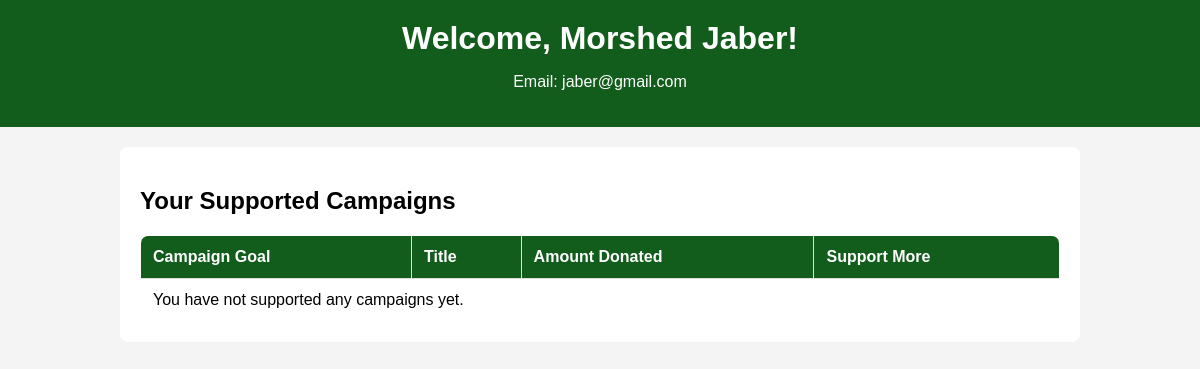
/dashboard.php (signed in), run on the app's committed database.
### tables this page shows
CREATE TABLE `users` (
  `id` int(11) NOT NULL,
  `first_name` varchar(50) NOT NULL,
  `last_name` varchar(50) NOT NULL,
  `email` varchar(100) NOT NULL,
  `password` varchar(255) NOT NULL,
  `user_type` varchar(20) DEFAULT 'user',
  `user_status` varchar(20) DEFAULT 'inactive',
  `created_at` timestamp NOT NULL DEFAULT current_timestamp()
);

### dashboard.php (the view, shortened to what this page needs)
<?php
require 'config.php';
$user_id = $_SESSION['user_id'];
$sql_user = "SELECT first_name, last_name, email FROM users WHERE id = ?";
$stmt_user = $conn->prepare($sql_user);
$stmt_user->bind_param("i", $user_id);
$stmt_user->execute();
$user_result = $stmt_user->get_result();
$user_info = $user_result->fetch_assoc();
$sql_support = "
    SELECT campaigns.id AS campaign_id, campaigns.goal, support.amount, campaigns.title
    FROM support
    JOIN campaigns ON support.campaign_id = campaigns.id
    WHERE support.user_id = ?
";
$stmt_support = $conn->prepare($sql_support);
$stmt_support->bind_param("i", $user_id);
$stmt_support->execute();
$support_result = $stmt_support->get_result();
?>
<!DOCTYPE html>
<html lang="en">
<head>
    <link rel="stylesheet" href="dashboard.css">
</head>
<body>
    <div class="header">
        <h1>Welcome, <?php echo $user_info['first_name'] . ' ' . $user_info['last_name']; ?>!</h1>
        <p>Email: <?php echo $user_info['email']; ?></p>
    </div>
    <div class="container">
        <div class="user-info">
            <h2>Your Supported Campaigns</h2>
            <table>
                <thead>
                    <tr>
                        <th>Campaign Goal</th>
                        <th>Title</th>
                        <th>Amount Donated</th>
                        <th>Support More</th>
                    </tr>
                </thead>
                <tbody>
                    <?php
                    if ($support_result->num_rows > 0) {
                        while ($row = $support_result->fetch_assoc()) {
                            echo "<tr>";
                            echo "<td>" . htmlspecialchars($row['goal']) . "</td>";
                            echo "<td>" . htmlspecialchars($row['title']) . "</td>";
                            echo "<td>$" . htmlspecialchars($row['amount']) . "</td>";
                            echo "<td><button class='support-button'><a href='support.php?campaign_id=" . $row['campaign_id'] . "'>Support More</a></button></td>";
                            echo "</tr>";
                        }
                    } else {
                        echo "<tr><td colspan='4'>You have not supported any campaigns yet.</td></tr>";
                    }
                    ?>
                </tbody>
            </table>
        </div>
    </div>
</body>
</html>

### dashboard.css (style rules this page uses)
body { font-family: Arial, sans-serif; background-color: #f4f4f4; margin: 0; padding: 0; }
.header { background-color: #125d1c; color: white; padding: 20px; text-align: center; }
.header h1 { margin: 0; }
.container { width: 80%; margin: 20px auto; }
.user-info { background-color: white; padding: 20px; border-radius: 8px; margin-bottom: 20px; }
.user-info h2 { margin-bottom: 10px; }
table { width: 100%; border-collapse: collapse; margin-top: 20px; background-color: white; border-radius: 8px; overflow: hidden; }
table, th, td { border: 1px solid #ddd; }
th, td { padding: 12px; text-align: left; }
th { background-color: #125d1c; color: white; }

### data on the page
users: first_name "Morshed", last_name "Jaber", email "jaber@gmail.com"
